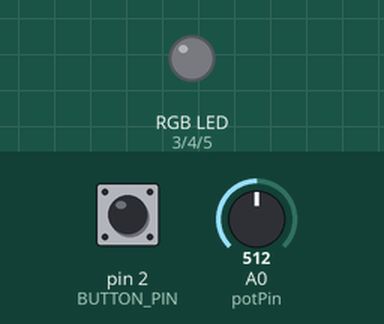
Bench run of a sketch on a simulated Arduino Uno, built with avr-gcc and run on an emulated ATmega328P. Shown: an RGB LED mixed from three pins (HIGH = lit). Dashed ring = blinking. Inputs (shaded band) come from the test bench; at power-on: pin 2 (BUTTON_PIN) HIGH, A0 (potPin) = 512. What the sketch prints to the serial monitor is not drawn.

Above: at 1.5 s.
1.6 s: pin 2 (BUTTON_PIN) pulled LOW for 3.2 s
At 5.5 s:
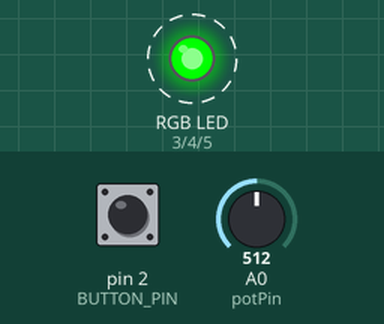
6.6 s: A0 (potPin) set to 716
At 7.8 s:
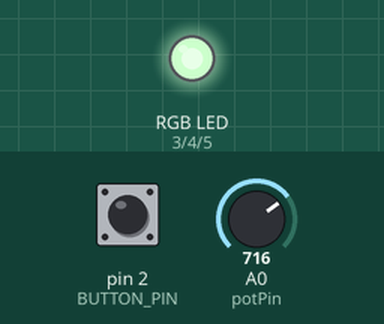
8.1 s: pin 2 (BUTTON_PIN) pulled LOW for 0.15 s
At 9.2 s:
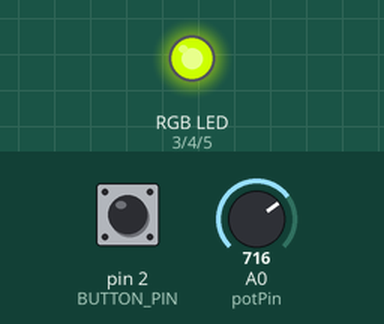
10.1 s: A0 (potPin) set to 758
At 10.5 s:
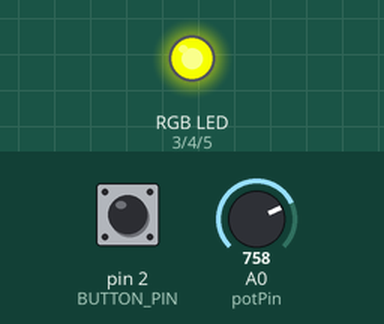
11.6 s: A0 (potPin) set to 768
At 12.7 s:
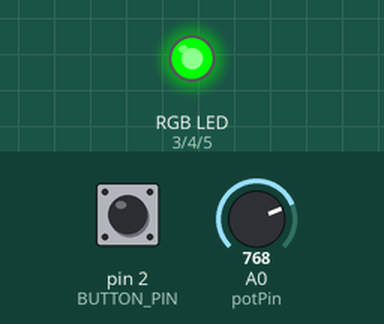
13.1 s: A0 (potPin) set to 900
At 14.1 s:
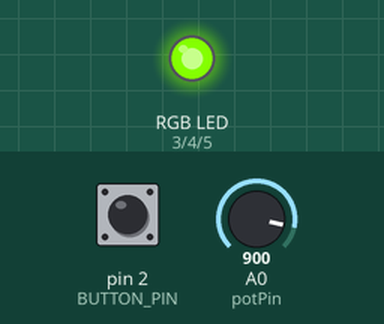
Timing chart, 0 to 15.6 s (numbered marks = the images above; inputs shaded):
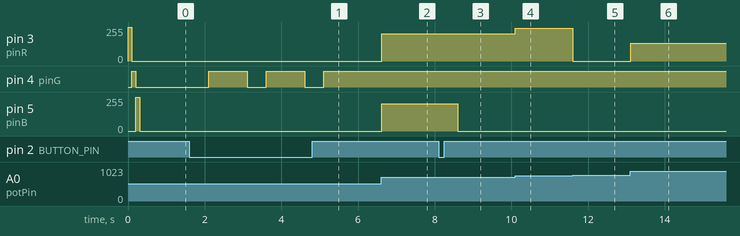

Measured:
- the behaviour switches between 767 and 768 on A0 (potPin) (found by bisection; images 4 and 5)
- after the input at 1.6 s, pin 4 (pinG): alternates HIGH for 1.0 s and LOW for 0.50 s, starting after 0.51 s
- after the input at 6.6 s, pin 3 (pinR), pin 5 (pinB): 0/255 → 204/255 at once
- after the input at 8.1 s, pin 5 (pinB): 204/255 → 0/255 after 0.50 s
- after the input at 10.1 s, pin 3 (pinR): 204/255 → 246/255 at once
- after the input at 11.6 s, pin 3 (pinR): 246/255 → 0/255 at once
- after the input at 13.1 s, pin 3 (pinR): 0/255 → 132/255 at once

The sketch:

finite_machine_basic.ino
```cpp
#define pinR 3
#define pinG 4
#define pinB 5


#define BUTTON_PIN 2
int counter = 0;

int potPin = A0;
int potProm = 0;
int ledProm = 0;

enum States {
  OFF,
  WHITE,
  YELLOW
};

States state = States::OFF;

void setup() {
  Serial.begin(9600);
  pinMode(pinR, OUTPUT);
  pinMode(pinG, OUTPUT);
  pinMode(pinB, OUTPUT);

  pinMode(BUTTON_PIN, INPUT_PULLUP);
  setRGB(255, 0, 0);
  delay(100);
  setRGB(0, 255, 0);
  delay(100);
  setRGB(0, 0, 255);
  delay(100);
  setRGB(255, 255, 255);
}

void loop() {
  if(digitalRead(BUTTON_PIN) == 0) {
    nextState();
    delay(500);
  }
  Serial.println(counter);
  potProm = analogRead(potPin);
  Serial.println(potProm);
  ledProm = map(potProm, 0, 1023, 0, 255);


  switch(state) {
    case States::OFF:
        setRGB(0, 0, 0);
      break;
    case States::WHITE:
        setRGB(potProm, potProm, potProm);
      break;
    case States::YELLOW:
      setRGB(potProm, potProm, 0);
      break;
  }
}

void nextState() {
  if(state == States::OFF) state = States::WHITE;
  else if(state == States::WHITE) state = States::YELLOW;
  else state = States::OFF;
}


void setRGB(int red, int green, int blue) {
  // nastavení všech barev na zvolené intenzity
  analogWrite(pinR, red);
  analogWrite(pinG, green);
  analogWrite(pinB, blue);
}
```
